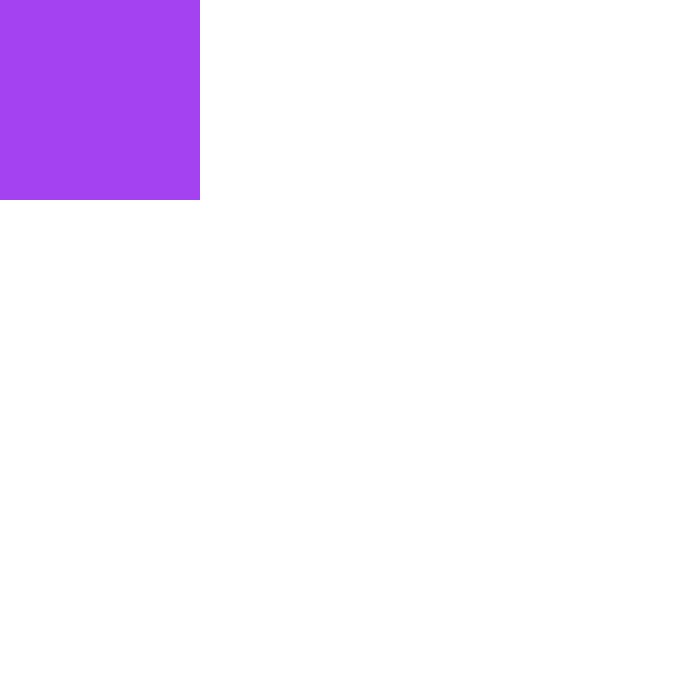
Frame 1 (no input)
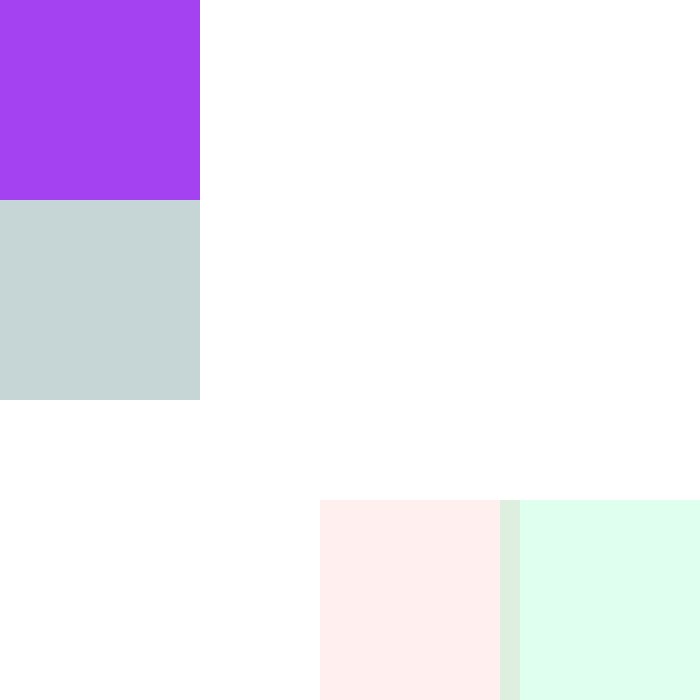
Frame 60 (the mouse pressed at the canvas centre just before this capture)
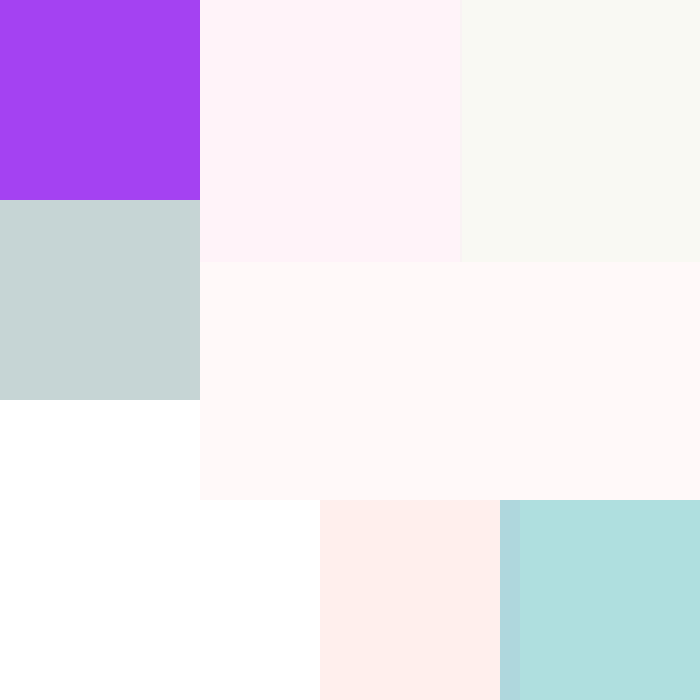
Frame 120 (the mouse held since frame 60 and released just before this capture)

The Processing sketch that drew these frames (run headless with seeded random() and noise(); from frame 60 on, the mouse is pressed at the canvas centre):

// Processing sketch: processing_117554
// ── processing_117554.pde

int myState = 1 ;
int myCounter = 5*60 ; //5 SECOND
color myColor = color(random(255),random(255),random(255));
 
void setup(){
  size(700,700);
  background(#FFFFFF);
  frameRate(200);
  myCounter = 2*3;
  stroke(255);
 
}
 
void draw(){
  switch (myState){
    case 1:
    fill(myColor);
    noStroke();
    rect(0,0,200, 200);
    myCounter--;
    if (myCounter < 0){
      myState++;
      myCounter =5*3;
      myColor =  color(random(255),random(255),random(255), random(5));
    }
    break;
     
    case 2:
    fill(myColor);
    noStroke();
    rect(500, 500, 200, 200);
    myCounter--;
    if(myCounter < 0) {
      myState++;
      myCounter=5*3;
      myColor =  color(random(255),random(255),random(255), random(5));
    }
    break;
    
    case 3:
    fill(myColor);
    noStroke();
    rect(320,500,200,200);
     myCounter--;
    if(myCounter < 0) {
      myState++;
      myCounter=20*1;
       myColor =  color(random(255),random(255),random(255), random(5));
    }
    break;
     
     case 4:
     fill(myColor);
    noStroke();
    rect(0,200,200,200);
     myCounter--;
    if(myCounter < 0) {
      myState++;
      myCounter=5*1;
      myColor =  color(random(255),random(255),random(255), random(5));
    }
    break;
     
    case 5:
    fill(myColor);
    noStroke();
    rect(120,500,200,200);
     myCounter--;
    if(myCounter < 0) {
      myState++;
      myCounter=5*3;
      myColor =  color(random(255),random(255),random(255), random(5));
   }
       break;
        
       case 6:
        fill(myColor);
        noStroke();
    rect(25,500,200,600);
     myCounter--;
    if(myCounter < 0) {
      myState++;
      myCounter=5*1;
      myColor =  color(random(255),random(255),random(255), random(5));
    }
    break;
     
    case 7:
        fill(myColor);
        noStroke();
    rect(0,500,25,680);
     myCounter--;
    if(myCounter < 0) {
      myState++;
      myCounter=5*1;
      myColor =  color(random(255),random(255),random(255), random(5));
    }
    break;
     
    case 8:
     fill(myColor);
    noStroke();
    rect(200,0,500,500);
     myCounter--;
    if(myCounter < 0) {
      myState++;
      myCounter=5*1;
      myColor =  color(random(255),random(255),random(255), random(5));
    }
    break;
    
   case 9:
    fill(myColor);
    noStroke();
    rect(460,0,262,262);
     myCounter--;
    if(myCounter < 0) {
      myState++;
      myCounter=5*1;
      myColor =  color(random(255),random(255),random(255), random(5));
    }
    break;
     
    case 10:
    fill(myColor);
    noStroke();
    rect(200,0,262,262);
     myCounter--;
    if(myCounter < 0) {
      myState++;
      myCounter=5*1;
      myColor =  color(random(255),random(255),random(255), random(5));
    }
    break;
     
    case 11:
    fill(myColor);
    noStroke();
    rect(200,262,258,240);
     myCounter--;
    if(myCounter < 0) {
      myState=1;
      myCounter=5*1;
      myColor =  color(random(255),random(255),random(255), random(5));
    }
    break;
     
    
  }
}
void mousePressed(){
  myState++;
  if (myState > 13){
    myState = 0;
  }
}
